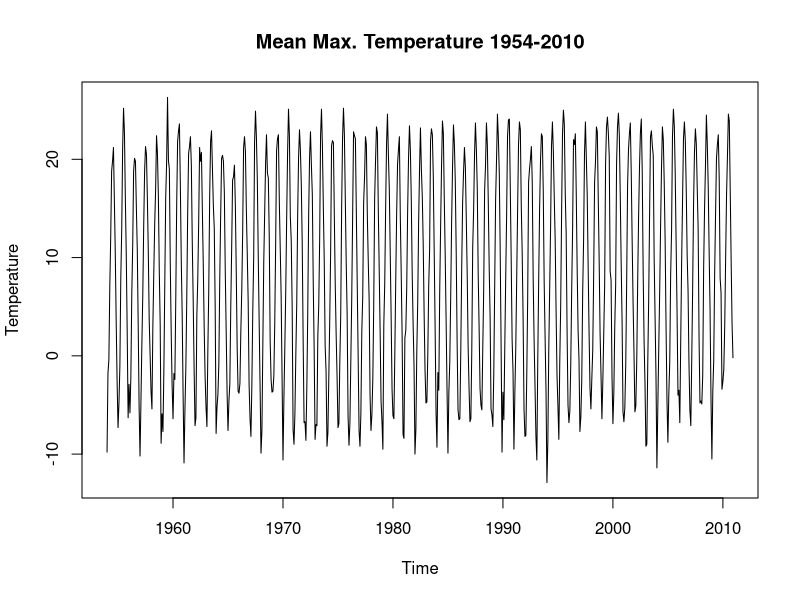
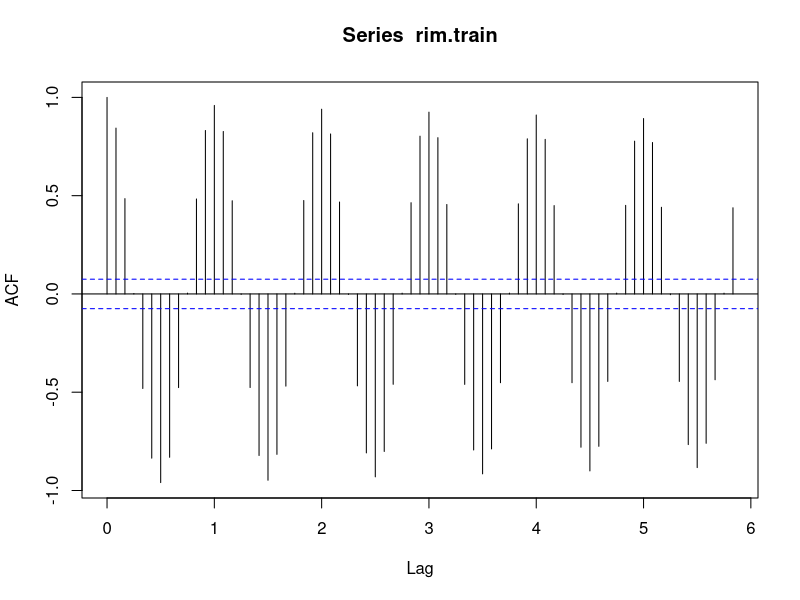
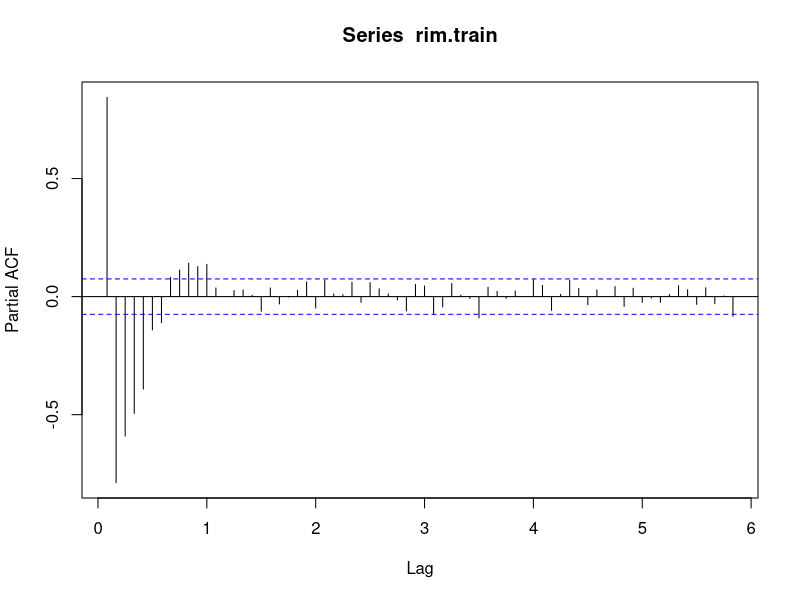
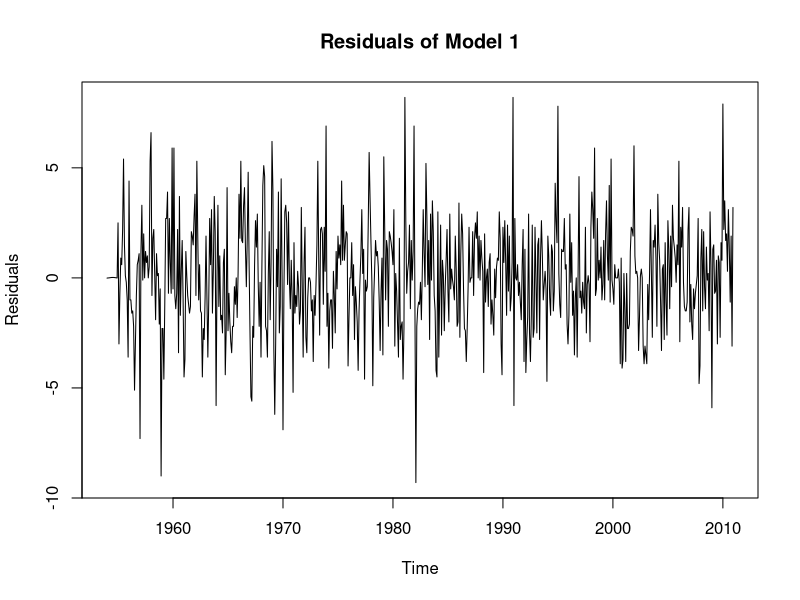
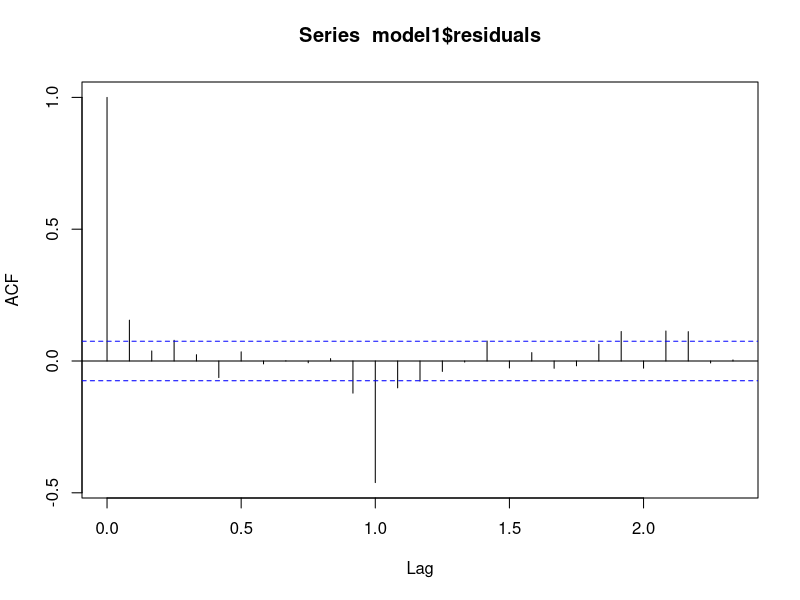
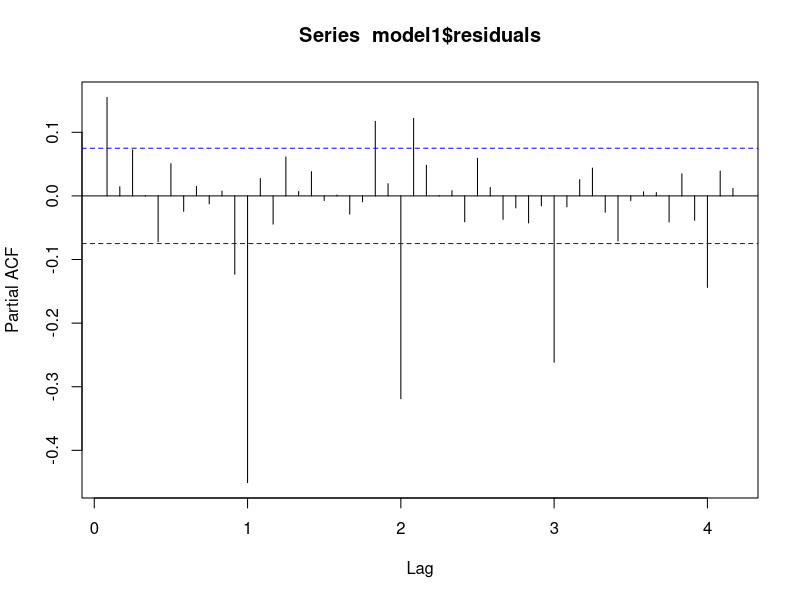
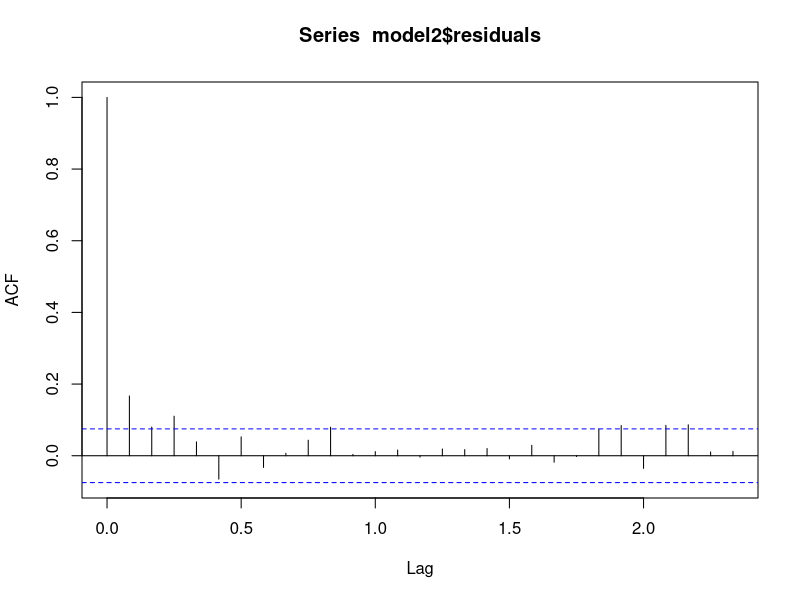
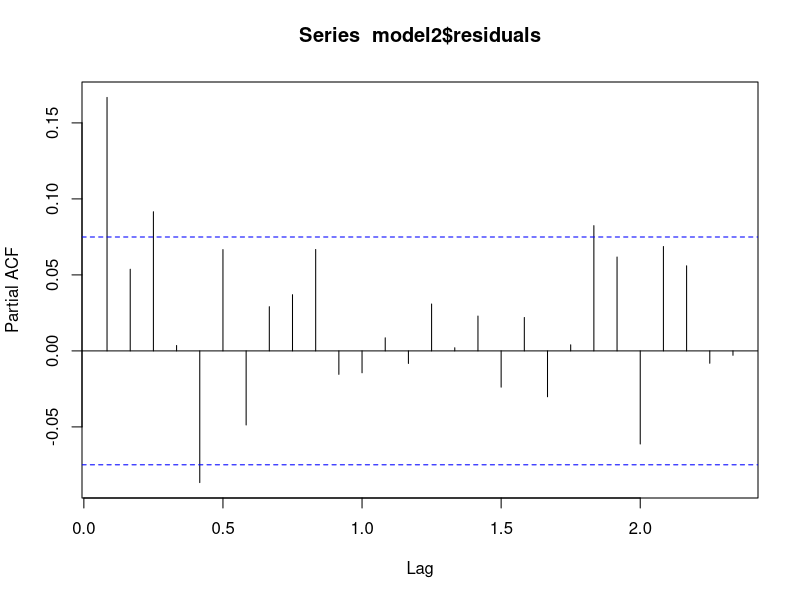

Reproduce these figures in R, in order.
## ---- chunk 1
knitr::opts_chunk$set(echo = TRUE)
library(tseries)
library(zoo)
## ---- chunk 2
# Reading data, and making datasets
data1 <- read.csv("rimouski.csv")
rim.data <- ts(data1$Mean.Max.Temp, start = c(1954, 1), frequency = 12, end = c(2017, 8))
# i. Training data from Jan 19540-Dec 2010
rim.train <- window(rim.data, start = c(1954, 1), end = c(2010,12))
# ii. Testing data from Jan 2011-Dec 2016
rim.test <- window(rim.data, start = c(2011,1), end = c(2016, 12))

# Plotting the training data, acf and pacf
plot(rim.train, ylab = "Temperature", main = "Mean Max. Temperature 1954-2010")
acf(rim.train, lag.max = 70)
pacf(rim.train, lag.max = 70)
## ---- chunk 3
model1 <- arima(rim.train, order = c(0,0,0), seasonal = list(order = c(0,1,0), period = 12))
model1
## ---- chunk 4
plot(model1$residuals, ylab = "Residuals", main = "Residuals of Model 1")
acf(model1$residuals)
pacf(model1$residuals, lag.max = 50)
## ---- chunk 5
model2 <- arima(rim.train, order = c(0,0,0), seasonal = list(order = c(0,1,1), period = 12))
model2
## ---- chunk 6
acf(model2$residuals)
pacf(model2$residuals)
## ---- chunk 7
model3 <- arima(rim.train, order = c(1,0,0), seasonal = list(order = c(0,1,1), period = 12))
model3
## ---- chunk 8
tsdiag(model3)
## ---- chunk 9
plot(rim.test, xlab = "Time", ylab = "Temperature", main = "Mean Max. Temperature 2011-2016")
lines(predict(model3, n.ahead = 12*6)$pred, col = 3)
legend("topright", legend = c("Observed Data", "Predicted Data"), col = c(1,3), lty = c(1,1))
## ---- chunk 10
model4 <- HoltWinters(rim.train)
plot(model4$fitted, main = "Fitted Values - Holt Winters Model")
model4$beta
## ---- chunk 11
plot(rim.test, xlab = "Time", ylab = "Temperature", main = "Mean Max. Temperature 2011-2016")
lines(predict(model3, n.ahead = 12*6)$pred, col = 3)
lines(predict(model4, n.ahead = 12*6), col = 2)
legend("topright", legend = c("Observed Data", "Predicted (Box-Jenkins)", "Predicted (Holt-Winters)"), col = c(1,3,2), lty = c(1,1,1))
## ---- chunk 12
# MSPE of Box-Jenkins model
mean((predict(model3, n.ahead = 12*6)$pred-rim.test)^2)
# MSPE of Holt-Winters model
mean((predict(model4, n.ahead = 12*6) - rim.test)^2)
## ---- chunk 13
# Reading and coercing into TS
data2 <- read.table("bynd.txt", sep = " ", header = F)
bynd.ts <- ts(data2$V2)
plot(bynd.ts)
acf(bynd.ts)
pacf(bynd.ts)
## ---- chunk 14
bynd.ts.diff <- diff(bynd.ts)
acf(bynd.ts.diff)
pacf(bynd.ts.diff)
## ---- chunk 15
bynd.model <- arima(bynd.ts, order = c(0,1,0))
bynd.model
